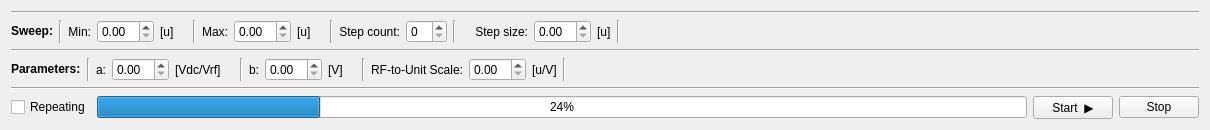
<?xml version="1.0" encoding="UTF-8"?>
<ui version="4.0">
 <class>spectrum_control</class>
 <widget class="QWidget" name="spectrum_control">
  <property name="geometry">
   <rect>
    <x>0</x>
    <y>0</y>
    <width>1210</width>
    <height>128</height>
   </rect>
  </property>
  <property name="sizePolicy">
   <sizepolicy hsizetype="Preferred" vsizetype="Minimum">
    <horstretch>0</horstretch>
    <verstretch>0</verstretch>
   </sizepolicy>
  </property>
  <property name="windowTitle">
   <string>Form</string>
  </property>
  <layout class="QVBoxLayout" name="verticalLayout">
   <item>
    <widget class="Line" name="line_3">
     <property name="orientation">
      <enum>Qt::Horizontal</enum>
     </property>
    </widget>
   </item>
   <item>
    <layout class="QHBoxLayout" name="horizontalLayout">
     <item>
      <widget class="QLabel" name="sweep_label">
       <property name="text">
        <string>&lt;html&gt;&lt;head/&gt;&lt;body&gt;&lt;p&gt;&lt;span style=&quot; font-weight:600;&quot;&gt;Sweep:&lt;/span&gt;&lt;/p&gt;&lt;/body&gt;&lt;/html&gt;</string>
       </property>
      </widget>
     </item>
     <item>
      <widget class="Line" name="line_11">
       <property name="orientation">
        <enum>Qt::Vertical</enum>
       </property>
      </widget>
     </item>
     <item>
      <widget class="QLabel" name="min_label">
       <property name="text">
        <string>Min:</string>
       </property>
       <property name="alignment">
        <set>Qt::AlignRight|Qt::AlignTrailing|Qt::AlignVCenter</set>
       </property>
      </widget>
     </item>
     <item>
      <widget class="QDoubleSpinBox" name="min_spinbox"/>
     </item>
     <item>
      <widget class="QLabel" name="min_unit_label">
       <property name="text">
        <string>[u]    </string>
       </property>
      </widget>
     </item>
     <item>
      <widget class="Line" name="line_4">
       <property name="orientation">
        <enum>Qt::Vertical</enum>
       </property>
      </widget>
     </item>
     <item>
      <widget class="QLabel" name="max_label">
       <property name="text">
        <string>Max:</string>
       </property>
       <property name="alignment">
        <set>Qt::AlignRight|Qt::AlignTrailing|Qt::AlignVCenter</set>
       </property>
      </widget>
     </item>
     <item>
      <widget class="QDoubleSpinBox" name="max_spinbox"/>
     </item>
     <item>
      <widget class="QLabel" name="max_unit_lable">
       <property name="text">
        <string>[u]    </string>
       </property>
      </widget>
     </item>
     <item>
      <widget class="Line" name="line_5">
       <property name="orientation">
        <enum>Qt::Vertical</enum>
       </property>
      </widget>
     </item>
     <item>
      <widget class="QLabel" name="step_count_label">
       <property name="text">
        <string>Step count:</string>
       </property>
       <property name="alignment">
        <set>Qt::AlignRight|Qt::AlignTrailing|Qt::AlignVCenter</set>
       </property>
      </widget>
     </item>
     <item>
      <widget class="QSpinBox" name="spinBox"/>
     </item>
     <item>
      <widget class="Line" name="line_6">
       <property name="orientation">
        <enum>Qt::Vertical</enum>
       </property>
      </widget>
     </item>
     <item>
      <widget class="QLabel" name="step_size_label">
       <property name="text">
        <string>    Step size:</string>
       </property>
       <property name="alignment">
        <set>Qt::AlignRight|Qt::AlignTrailing|Qt::AlignVCenter</set>
       </property>
      </widget>
     </item>
     <item>
      <widget class="QDoubleSpinBox" name="step_size_spinbox"/>
     </item>
     <item>
      <widget class="QLabel" name="step_size_unit_label">
       <property name="text">
        <string>[u]</string>
       </property>
      </widget>
     </item>
     <item>
      <widget class="Line" name="line_7">
       <property name="orientation">
        <enum>Qt::Vertical</enum>
       </property>
      </widget>
     </item>
     <item>
      <spacer name="horizontalSpacer">
       <property name="orientation">
        <enum>Qt::Horizontal</enum>
       </property>
       <property name="sizeHint" stdset="0">
        <size>
         <width>40</width>
         <height>20</height>
        </size>
       </property>
      </spacer>
     </item>
    </layout>
   </item>
   <item>
    <widget class="Line" name="line_2">
     <property name="orientation">
      <enum>Qt::Horizontal</enum>
     </property>
    </widget>
   </item>
   <item>
    <layout class="QHBoxLayout" name="horizontalLayout_3" stretch="0,0,0,0,0,0,0,0,0,0,0,0,0,0,5">
     <item>
      <widget class="QLabel" name="parameters_label">
       <property name="text">
        <string>&lt;html&gt;&lt;head/&gt;&lt;body&gt;&lt;p&gt;&lt;span style=&quot; font-weight:600;&quot;&gt;Parameters:&lt;/span&gt;&lt;/p&gt;&lt;/body&gt;&lt;/html&gt;</string>
       </property>
      </widget>
     </item>
     <item>
      <widget class="Line" name="line_12">
       <property name="orientation">
        <enum>Qt::Vertical</enum>
       </property>
      </widget>
     </item>
     <item>
      <widget class="QLabel" name="a_label">
       <property name="text">
        <string>a:</string>
       </property>
       <property name="alignment">
        <set>Qt::AlignRight|Qt::AlignTrailing|Qt::AlignVCenter</set>
       </property>
      </widget>
     </item>
     <item>
      <widget class="QDoubleSpinBox" name="a_spinbox"/>
     </item>
     <item>
      <widget class="QLabel" name="a_unit_label">
       <property name="text">
        <string>[Vdc/Vrf]    </string>
       </property>
      </widget>
     </item>
     <item>
      <widget class="Line" name="line_8">
       <property name="orientation">
        <enum>Qt::Vertical</enum>
       </property>
      </widget>
     </item>
     <item>
      <widget class="QLabel" name="b_label">
       <property name="text">
        <string>b:</string>
       </property>
       <property name="alignment">
        <set>Qt::AlignRight|Qt::AlignTrailing|Qt::AlignVCenter</set>
       </property>
      </widget>
     </item>
     <item>
      <widget class="QDoubleSpinBox" name="b_spinbox"/>
     </item>
     <item>
      <widget class="QLabel" name="b_unit_label">
       <property name="text">
        <string>[V]    </string>
       </property>
      </widget>
     </item>
     <item>
      <widget class="Line" name="line_9">
       <property name="orientation">
        <enum>Qt::Vertical</enum>
       </property>
      </widget>
     </item>
     <item>
      <widget class="QLabel" name="rf_u_scale_label">
       <property name="text">
        <string>RF-to-Unit Scale:</string>
       </property>
       <property name="alignment">
        <set>Qt::AlignRight|Qt::AlignTrailing|Qt::AlignVCenter</set>
       </property>
      </widget>
     </item>
     <item>
      <widget class="QDoubleSpinBox" name="rf_u_scale_spinbox"/>
     </item>
     <item>
      <widget class="QLabel" name="rf_u_scale_unit_label">
       <property name="text">
        <string>[u/V]</string>
       </property>
      </widget>
     </item>
     <item>
      <widget class="Line" name="line_10">
       <property name="orientation">
        <enum>Qt::Vertical</enum>
       </property>
      </widget>
     </item>
     <item>
      <spacer name="horizontalSpacer_2">
       <property name="orientation">
        <enum>Qt::Horizontal</enum>
       </property>
       <property name="sizeHint" stdset="0">
        <size>
         <width>40</width>
         <height>20</height>
        </size>
       </property>
      </spacer>
     </item>
    </layout>
   </item>
   <item>
    <widget class="Line" name="line">
     <property name="orientation">
      <enum>Qt::Horizontal</enum>
     </property>
    </widget>
   </item>
   <item>
    <layout class="QHBoxLayout" name="horizontalLayout_2">
     <item>
      <widget class="QCheckBox" name="repeating_checkbox">
       <property name="text">
        <string>Repeating</string>
       </property>
      </widget>
     </item>
     <item>
      <widget class="QProgressBar" name="progressbar">
       <property name="value">
        <number>24</number>
       </property>
      </widget>
     </item>
     <item>
      <widget class="QPushButton" name="start_button">
       <property name="text">
        <string>Start  ▶</string>
       </property>
      </widget>
     </item>
     <item>
      <widget class="QPushButton" name="stop_button">
       <property name="text">
        <string>Stop</string>
       </property>
      </widget>
     </item>
    </layout>
   </item>
  </layout>
 </widget>
 <resources/>
 <connections/>
</ui>
